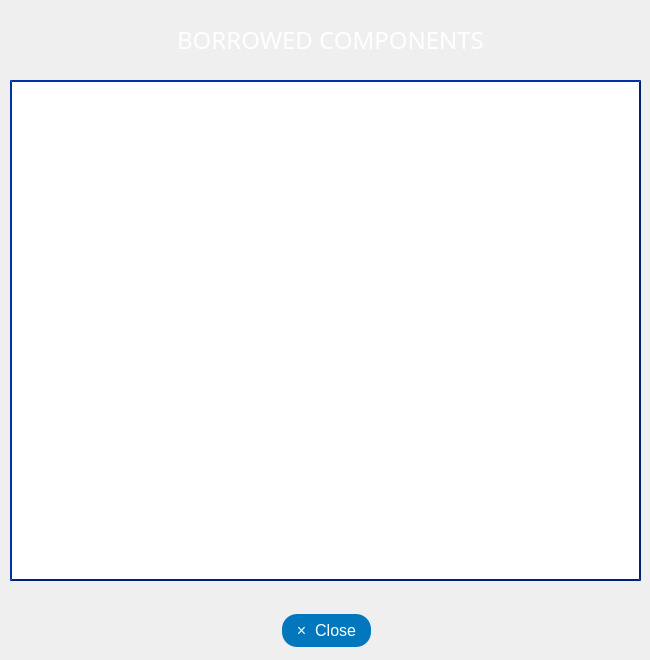
<?xml version="1.0" encoding="UTF-8"?>
<ui version="4.0">
 <class>requestComp</class>
 <widget class="QWidget" name="requestComp">
  <property name="geometry">
   <rect>
    <x>0</x>
    <y>0</y>
    <width>650</width>
    <height>660</height>
   </rect>
  </property>
  <property name="sizePolicy">
   <sizepolicy hsizetype="Fixed" vsizetype="Fixed">
    <horstretch>0</horstretch>
    <verstretch>0</verstretch>
   </sizepolicy>
  </property>
  <property name="minimumSize">
   <size>
    <width>650</width>
    <height>660</height>
   </size>
  </property>
  <property name="maximumSize">
   <size>
    <width>650</width>
    <height>660</height>
   </size>
  </property>
  <property name="windowTitle">
   <string>Borrowed Components</string>
  </property>
  <widget class="QPushButton" name="closeButton">
   <property name="geometry">
    <rect>
     <x>280</x>
     <y>610</y>
     <width>93</width>
     <height>41</height>
    </rect>
   </property>
   <property name="styleSheet">
    <string notr="true">#closeButton{
	font: 57 8pt &quot;Slate For OnePlus Medium&quot;;
background-color:#0277BD;
    color: white;
    padding: 5px;
    text-align: center;
    font-size: 16px;
    margin: 4px 2px;
border-radius: 15px;
}
#closeButton:hover{
background-color:#01579B;

}
#closeButton:pressed{
background-color:#1A237E;
}</string>
   </property>
   <property name="text">
    <string>×  Close</string>
   </property>
   <property name="shortcut">
    <string>Esc</string>
   </property>
  </widget>
  <widget class="QLabel" name="label">
   <property name="geometry">
    <rect>
     <x>120</x>
     <y>20</y>
     <width>421</width>
     <height>40</height>
    </rect>
   </property>
   <property name="minimumSize">
    <size>
     <width>0</width>
     <height>40</height>
    </size>
   </property>
   <property name="font">
    <font>
     <family>Slate For OnePlus Medium</family>
     <pointsize>18</pointsize>
     <weight>7</weight>
     <italic>false</italic>
     <bold>false</bold>
    </font>
   </property>
   <property name="styleSheet">
    <string notr="true">color: rgb(255, 255, 255);
font: 57 18pt &quot;Slate For OnePlus Medium&quot;;</string>
   </property>
   <property name="text">
    <string>BORROWED COMPONENTS</string>
   </property>
   <property name="alignment">
    <set>Qt::AlignCenter</set>
   </property>
  </widget>
  <widget class="QLabel" name="label_2">
   <property name="geometry">
    <rect>
     <x>-30</x>
     <y>-30</y>
     <width>821</width>
     <height>781</height>
    </rect>
   </property>
   <property name="styleSheet">
    <string notr="true">
background-color:qlineargradient(spread:pad, x1:0.492, y1:0, x2:0.501925, y2:0.796, stop:0 rgba(40, 53, 147, 255), stop:1 rgba(	131, 185, 255, 255))
</string>
   </property>
   <property name="text">
    <string/>
   </property>
  </widget>
  <widget class="QListWidget" name="listBorrowed">
   <property name="geometry">
    <rect>
     <x>10</x>
     <y>80</y>
     <width>631</width>
     <height>501</height>
    </rect>
   </property>
   <property name="styleSheet">
    <string notr="true">#listBorrowed{font: 57 9pt &quot;Slate For OnePlus Medium&quot;;
border: 2px solid #002171;
border-style: outset;
}</string>
   </property>
  </widget>
  <zorder>label_2</zorder>
  <zorder>closeButton</zorder>
  <zorder>label</zorder>
  <zorder>listBorrowed</zorder>
 </widget>
 <resources/>
 <connections/>
</ui>
